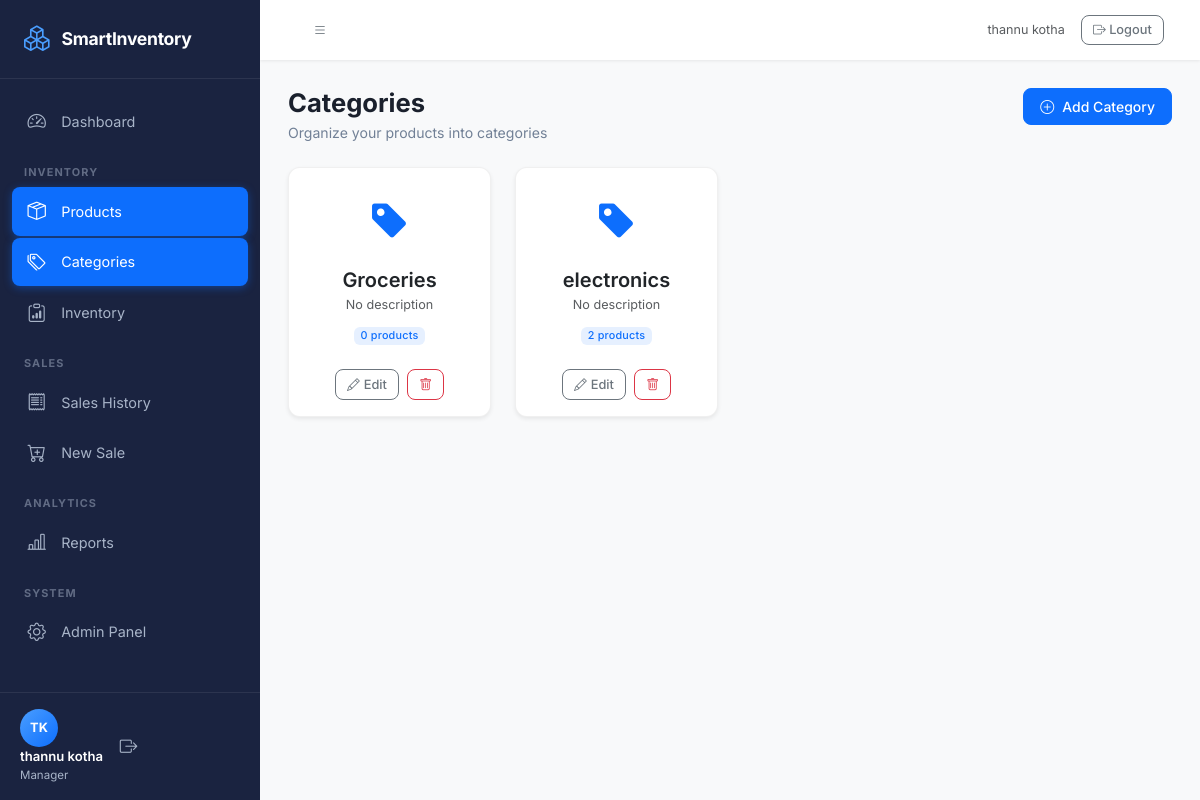
Page /categories/ (signed in) on the committed database.
### inventory/models.py (models this page shows, shortened)
class Category(models.Model):
    name = models.CharField(max_length=100, unique=True)
    description = models.TextField(blank=True, null=True)
    created_at = models.DateTimeField(auto_now_add=True)
    class Meta:
        verbose_name = 'Category'
        verbose_name_plural = 'Categories'
        ordering = ['name']

### inventory/views.py (the view)
# urls.py: path('categories/', views.category_list, name='category_list'),
@login_required
def category_list(request):
    categories = Category.objects.annotate(product_count=Count('products')).order_by('name')
    return render(request, 'products/category_list.html', {'categories': categories})

### templates/products/category_list.html (shortened to what this page needs)
{% extends 'base.html' %}
{% block content %}
<div class="d-flex justify-content-between align-items-start mb-4">
    <div>
        <h1 class="page-title">Categories</h1>
        <p class="page-subtitle">Organize your products into categories</p>
    </div>
    <a href="{% url 'category_add' %}" class="btn btn-primary">
        <i class="bi bi-plus-circle me-2"></i>Add Category
    </a>
</div>
<div class="row g-4">
    {% for category in categories %}
    <div class="col-md-4 col-lg-3">
        <div class="card border-0 shadow-sm h-100 text-center">
            <div class="card-body py-4">
                <div class="category-icon mb-3">
                    <i class="bi bi-tag-fill text-primary" style="font-size:2.5rem"></i>
                </div>
                <h5 class="fw-semibold mb-1">{{ category.name }}</h5>
                <p class="text-muted small mb-2">{{ category.description|default:'No description'|truncatechars:60 }}</p>
                <span class="badge bg-primary bg-opacity-10 text-primary">{{ category.product_count }} products</span>
            </div>
            <div class="card-footer bg-transparent border-0 pt-0 pb-3">
                <div class="d-flex justify-content-center gap-2">
                    <a href="{% url 'category_edit' category.pk %}" class="btn btn-sm btn-outline-secondary">
                        <i class="bi bi-pencil me-1"></i>Edit
                    </a>
                    <a href="{% url 'category_delete' category.pk %}" class="btn btn-sm btn-outline-danger">
                        <i class="bi bi-trash"></i>
                    </a>
                </div>
            </div>
        </div>
    </div>
    {% endfor %}
</div>
{% endblock %}

### templates/base.html (shortened to what this page needs)
{% load static %}
<!DOCTYPE html>
<html lang="en">
<head>
    <link href="https://cdn.jsdelivr.net/npm/bootstrap@5.3.0/dist/css/bootstrap.min.css" rel="stylesheet">
    <link href="https://cdn.jsdelivr.net/npm/bootstrap-icons@1.11.0/font/bootstrap-icons.css" rel="stylesheet">
    <link href="{% static 'css/style.css' %}" rel="stylesheet">
</head>
<body class="bg-light">
{% if user.is_authenticated %}
<div class="wrapper d-flex">
    <nav id="sidebar" class="sidebar">
        <div class="sidebar-header">
            <div class="brand-logo">
                <i class="bi bi-boxes"></i>
                <span>SmartInventory</span>
            </div>
        </div>
        <ul class="sidebar-nav">
            <li class="nav-item {% if request.resolver_match.url_name == 'dashboard' %}active{% endif %}">
                <a href="{% url 'dashboard' %}" class="nav-link">
                    <i class="bi bi-speedometer2"></i>
                    <span>Dashboard</span>
                </a>
            </li>
            <li class="nav-category">INVENTORY</li>
            <li class="nav-item {% if 'product' in request.resolver_match.url_name or 'category' in request.resolver_match.url_name %}active{% endif %}">
                <a href="{% url 'product_list' %}" class="nav-link">
                    <i class="bi bi-box-seam"></i>
                    <span>Products</span>
                </a>
            </li>
            <li class="nav-item {% if request.resolver_match.url_name == 'category_list' %}active{% endif %}">
                <a href="{% url 'category_list' %}" class="nav-link">
                    <i class="bi bi-tags"></i>
                    <span>Categories</span>
                </a>
            </li>
            <li class="nav-item {% if request.resolver_match.url_name == 'inventory' %}active{% endif %}">
                <a href="{% url 'inventory' %}" class="nav-link">
                    <i class="bi bi-clipboard-data"></i>
                    <span>Inventory</span>
                </a>
            </li>
            <li class="nav-category">SALES</li>
            <li class="nav-item {% if 'sale' in request.resolver_match.url_name %}active{% endif %}">
                <a href="{% url 'sale_list' %}" class="nav-link">
                    <i class="bi bi-receipt"></i>
                    <span>Sales History</span>
                </a>
            </li>
            <li class="nav-item">
                <a href="{% url 'sale_create' %}" class="nav-link">
                    <i class="bi bi-cart-plus"></i>
                    <span>New Sale</span>
                </a>
            </li>
            <li class="nav-category">ANALYTICS</li>
            <li class="nav-item {% if request.resolver_match.url_name == 'reports' %}active{% endif %}">
                <a href="{% url 'reports' %}" class="nav-link">
                    <i class="bi bi-bar-chart-line"></i>
                    <span>Reports</span>
                </a>
            </li>
            <li class="nav-category">SYSTEM</li>
            <li class="nav-item">
                <a href="/admin/" class="nav-link" target="_blank">
                    <i class="bi bi-gear"></i>
                    <span>Admin Panel</span>
                </a>
            </li>
        </ul>
        <div class="sidebar-footer">
            <div class="user-info">
                <div class="user-avatar">{{ user.first_name|first|upper }}{{ user.last_name|first|upper }}</div>
                <div class="user-details">
                    <div class="user-name">{{ user.get_full_name|default:user.username }}</div>
                    <div class="user-role">{% if user.is_superuser %}Administrator{% else %}Manager{% endif %}</div>
                </div>
            </div>
            <a href="{% url 'logout' %}" class="logout-btn" title="Logout">
                <i class="bi bi-box-arrow-right"></i>
            </a>
        </div>
    </nav>
    <div class="main-content flex-grow-1">
        <nav class="top-navbar navbar navbar-expand-lg">
            <div class="container-fluid">
                <button class="btn btn-link sidebar-toggle" id="sidebarToggle">
                    <i class="bi bi-list"></i>
                </button>
                <div class="ms-auto d-flex align-items-center gap-3">
                    <span class="text-muted small">{{ user.get_full_name|default:user.username }}</span>
                    <a href="{% url 'logout' %}" class="btn btn-outline-secondary btn-sm">
                        <i class="bi bi-box-arrow-right"></i> Logout
                    </a>
                </div>
            </div>
        </nav>
        <div class="page-content">
            {% block content %}{% endblock %}
        </div>
    </div>
</div>
{% endif %}
</body>
</html>

### static/css/style.css (style rules this page uses)
:root { --sidebar-width: 260px; --sidebar-collapsed-width: 70px; --sidebar-bg: #1a2340; --sidebar-hover: #2a3550; --sidebar-active: #0d6efd; --sidebar-text: #a8b4c8; --sidebar-text-active: #ffffff; --topbar-height: 60px; --topbar-bg: #ffffff; --primary: #0d6efd; --success: #198754; --warning: #ffc107; --danger: #dc3545; --info: #0dcaf0; --body-bg: #f0f2f5; --card-border-radius: 12px; --transition-speed: 0.25s; }
* { box-sizing: border-box; }
body { font-family: 'Inter', 'Segoe UI', system-ui, -apple-system, sans-serif; font-size: 0.9rem; background-color: var(--body-bg); color: #2d3748; margin: 0; overflow-x: hidden; }
.wrapper { min-height: 100vh; }
.sidebar { width: var(--sidebar-width); min-height: 100vh; background: var(--sidebar-bg); display: flex; flex-direction: column; position: fixed; top: 0; left: 0; z-index: 1000; transition: width var(--transition-speed) ease; overflow: hidden; }
.sidebar-header { padding: 1.25rem 1.5rem; border-bottom: 1px solid rgba(255,255,255,0.08); flex-shrink: 0; }
.brand-logo { display: flex; align-items: center; gap: 0.75rem; text-decoration: none; color: white; }
.brand-logo i { font-size: 1.6rem; color: #4a9eff; }
.brand-logo span { font-size: 1.1rem; font-weight: 700; color: white; white-space: nowrap; letter-spacing: -0.3px; }
.sidebar-nav { list-style: none; margin: 0; padding: 1rem 0; flex-grow: 1; overflow-y: auto; overflow-x: hidden; }
.nav-category { padding: 0.6rem 1.5rem 0.3rem; font-size: 0.68rem; font-weight: 700; letter-spacing: 0.1em; color: rgba(168,180,200,0.5); text-transform: uppercase; white-space: nowrap; overflow: hidden; margin-top: 0.5rem; }
.nav-item { margin: 0.15rem 0.75rem; }
.nav-item .nav-link { display: flex; align-items: center; gap: 0.85rem; padding: 0.65rem 0.85rem; color: var(--sidebar-text); text-decoration: none; border-radius: 8px; transition: all var(--transition-speed) ease; white-space: nowrap; overflow: hidden; }
.nav-item .nav-link i { font-size: 1.15rem; flex-shrink: 0; width: 22px; text-align: center; }
.nav-item.active .nav-link { background: var(--sidebar-active); color: white; box-shadow: 0 2px 8px rgba(13,110,253,0.4); }
.sidebar-footer { padding: 1rem 1.25rem; border-top: 1px solid rgba(255,255,255,0.08); display: flex; align-items: center; gap: 0.75rem; flex-shrink: 0; }
.user-avatar { width: 38px; height: 38px; border-radius: 50%; background: linear-gradient(135deg, #4a9eff, #0d6efd); display: flex; align-items: center; justify-content: center; font-size: 0.8rem; font-weight: 700; color: white; flex-shrink: 0; }
.user-details { flex-grow: 1; overflow: hidden; }
.user-name { font-size: 0.82rem; font-weight: 600; color: white; white-space: nowrap; overflow: hidden; text-overflow: ellipsis; }
.user-role { font-size: 0.72rem; color: var(--sidebar-text); }
.logout-btn { color: var(--sidebar-text); text-decoration: none; font-size: 1.1rem; padding: 0.3rem; border-radius: 6px; transition: color var(--transition-speed); }
.main-content { margin-left: var(--sidebar-width); min-height: 100vh; transition: margin-left var(--transition-speed) ease; display: flex; flex-direction: column; }
.top-navbar { height: var(--topbar-height); background: var(--topbar-bg); box-shadow: 0 1px 3px rgba(0,0,0,0.08); padding: 0 1.5rem; position: sticky; top: 0; z-index: 999; flex-shrink: 0; }
.sidebar-toggle { color: #6c757d; font-size: 1.4rem; padding: 0.25rem; text-decoration: none; }
.page-content { padding: 1.75rem; flex-grow: 1; }
.page-title { font-size: 1.6rem; font-weight: 700; color: #1a202c; margin-bottom: 0.2rem; }
.page-subtitle { color: #718096; margin-bottom: 0; font-size: 0.88rem; }
.card { border-radius: var(--card-border-radius) !important; border: 1px solid rgba(0,0,0,0.06) !important; }
.btn { font-size: 0.875rem; font-weight: 500; border-radius: 8px; padding: 0.45rem 1rem; transition: all 0.2s ease; }
.btn-primary { background: var(--primary); border-color: var(--primary); }
.btn-sm { padding: 0.3rem 0.7rem; font-size: 0.8rem; }
.badge { font-weight: 500; letter-spacing: 0.02em; border-radius: 6px; padding: 0.35em 0.65em; }
.page-content { animation: fadeInUp 0.3s ease; }

### rows in the picture
Category: name "Groceries", description "No description", product_count "0"
Category: name "electronics", description "No description", product_count "2"

### other values in the picture
{{ user.first_name|first|upper }} "T"
{{ user.last_name|first|upper }} "K"
{{ user.get_full_name|default:user.username }} "thannu kotha"
